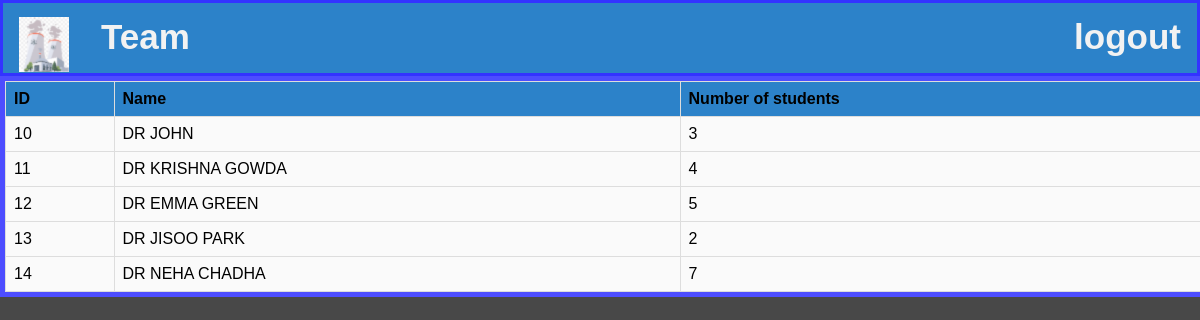
/team.php (signed in), run on the app's committed database.
### tables this page shows
CREATE TABLE `team` (
  `ID` int(11) NOT NULL,
  `NAME` varchar(25) NOT NULL,
  `NO_OF_STUDENTS` int(11) NOT NULL
);

### team.php (the view, shortened to what this page needs)
<html>
    <head>
 </head>
<body>
<div class="topnav">
            <a class="active" href="home.html"><img src="My project.png"></a>
            <a href="team.php">Team</a>
            <div class="topnav-right">
              <a href="logout.php">logout</a>
            </div>
          </div>
    <?php
$con = mysqli_connect("localhost","root","","nuclear_power_plant_management");
$var=mysqli_query($con,"select * from team");
echo "<table border size=10>";
echo "<tr>
<th>ID</th>
<th>Name</th>
<th>Number of students</th>
</tr>";
if(mysqli_num_rows($var)>0){
    while($arr=mysqli_fetch_row($var))
    { echo "<tr>
    <td>$arr[0]</td>
    <td>$arr[1]</td>
    <td>$arr[2]</td>
    </tr>";}
    echo "</table>";
}
?>
</body>
</html>

### team.php (style rules this page uses)
body { margin: 0; font-family: Arial, Helvetica, sans-serif; background: #484848; }
.topnav { overflow: hidden; background-color:rgba(44, 130, 201, 1); height: 70px; border: 3px solid #3333ff }
.topnav a { float: left; color: #f2f2f2; text-align: center; padding: 14px 16px; text-decoration: none; font-size: 35px; font-weight: bold; }
.topnav-right { float: right; }
table { font-family: arial, sans-serif; border-collapse: collapse; outline:#4d4dff solid 5px; background: #FAFAFA; width: 100%; margin:5px ; }
td, th { border: 1px solid #dddddd; text-align: left; padding: 8px; }
th { background-color:rgba(44, 130, 201, 1); }

### data on the page
team: ID "10", NAME "DR JOHN", NO_OF_STUDENTS "3"
team: ID "11", NAME "DR KRISHNA GOWDA", NO_OF_STUDENTS "4"
team: ID "12", NAME "DR EMMA GREEN", NO_OF_STUDENTS "5"
team: ID "13", NAME "DR JISOO PARK", NO_OF_STUDENTS "2"
team: ID "14", NAME "DR NEHA CHADHA", NO_OF_STUDENTS "7"
